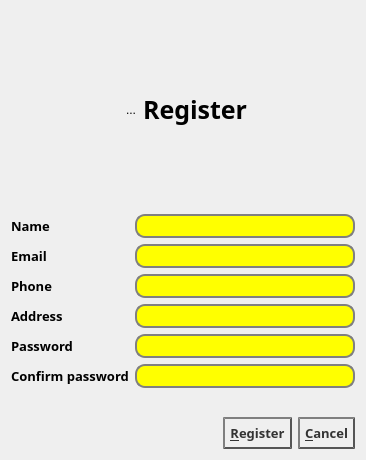
<?xml version="1.0" encoding="UTF-8"?>
<ui version="4.0">
 <class>MainWindow</class>
 <widget class="QWidget" name="MainWindow">
  <property name="geometry">
   <rect>
    <x>0</x>
    <y>0</y>
    <width>366</width>
    <height>460</height>
   </rect>
  </property>
  <property name="windowTitle">
   <string>Registration Form</string>
  </property>
  <layout class="QVBoxLayout" name="verticalLayout">
   <item>
    <layout class="QHBoxLayout" name="horizontalLayout_2">
     <property name="spacing">
      <number>0</number>
     </property>
     <item>
      <spacer name="horizontalSpacer_2">
       <property name="orientation">
        <enum>Qt::Horizontal</enum>
       </property>
       <property name="sizeHint" stdset="0">
        <size>
         <width>40</width>
         <height>20</height>
        </size>
       </property>
      </spacer>
     </item>
     <item>
      <widget class="QToolButton" name="toolButton">
       <property name="autoFillBackground">
        <bool>false</bool>
       </property>
       <property name="text">
        <string>...</string>
       </property>
       <property name="icon">
        <iconset resource="resources.qrc">
         <normaloff>:/pix/images/icons/16/login.png</normaloff>:/pix/images/icons/16/login.png</iconset>
       </property>
       <property name="iconSize">
        <size>
         <width>80</width>
         <height>80</height>
        </size>
       </property>
       <property name="popupMode">
        <enum>QToolButton::InstantPopup</enum>
       </property>
       <property name="autoRaise">
        <bool>true</bool>
       </property>
      </widget>
     </item>
     <item>
      <widget class="QLabel" name="label_7">
       <property name="sizePolicy">
        <sizepolicy hsizetype="Minimum" vsizetype="Minimum">
         <horstretch>0</horstretch>
         <verstretch>0</verstretch>
        </sizepolicy>
       </property>
       <property name="font">
        <font>
         <family>Segoe Print</family>
         <pointsize>19</pointsize>
         <bold>true</bold>
        </font>
       </property>
       <property name="text">
        <string>Register</string>
       </property>
      </widget>
     </item>
     <item>
      <spacer name="horizontalSpacer_3">
       <property name="orientation">
        <enum>Qt::Horizontal</enum>
       </property>
       <property name="sizeHint" stdset="0">
        <size>
         <width>40</width>
         <height>20</height>
        </size>
       </property>
      </spacer>
     </item>
    </layout>
   </item>
   <item>
    <layout class="QFormLayout" name="formLayout">
     <item row="0" column="0">
      <widget class="QLabel" name="label">
       <property name="font">
        <font>
         <family>Segoe Print</family>
         <pointsize>10</pointsize>
         <bold>true</bold>
        </font>
       </property>
       <property name="text">
        <string>Name</string>
       </property>
      </widget>
     </item>
     <item row="0" column="1">
      <widget class="QLineEdit" name="lineEdit">
       <property name="font">
        <font>
         <family>Segoe Print</family>
         <pointsize>10</pointsize>
         <bold>true</bold>
        </font>
       </property>
       <property name="styleSheet">
        <string notr="true">QLineEdit {
    border: 2px solid gray;
    border-radius: 10px;
    padding: 0 8px;
    background: yellow;
    selection-background-color: darkgray;
}</string>
       </property>
      </widget>
     </item>
     <item row="1" column="0">
      <widget class="QLabel" name="label_2">
       <property name="font">
        <font>
         <family>Segoe Print</family>
         <pointsize>10</pointsize>
         <bold>true</bold>
        </font>
       </property>
       <property name="text">
        <string>Email</string>
       </property>
      </widget>
     </item>
     <item row="1" column="1">
      <widget class="QLineEdit" name="lineEdit_2">
       <property name="font">
        <font>
         <family>Segoe Print</family>
         <pointsize>10</pointsize>
         <bold>true</bold>
        </font>
       </property>
       <property name="styleSheet">
        <string notr="true">QLineEdit {
    border: 2px solid gray;
    border-radius: 10px;
    padding: 0 8px;
    background: yellow;
    selection-background-color: darkgray;
}</string>
       </property>
      </widget>
     </item>
     <item row="2" column="0">
      <widget class="QLabel" name="label_3">
       <property name="font">
        <font>
         <family>Segoe Print</family>
         <pointsize>10</pointsize>
         <bold>true</bold>
        </font>
       </property>
       <property name="text">
        <string>Phone</string>
       </property>
      </widget>
     </item>
     <item row="2" column="1">
      <widget class="QLineEdit" name="lineEdit_3">
       <property name="font">
        <font>
         <family>Segoe Print</family>
         <pointsize>10</pointsize>
         <bold>true</bold>
        </font>
       </property>
       <property name="styleSheet">
        <string notr="true">QLineEdit {
    border: 2px solid gray;
    border-radius: 10px;
    padding: 0 8px;
    background: yellow;
    selection-background-color: darkgray;
}</string>
       </property>
      </widget>
     </item>
     <item row="3" column="0">
      <widget class="QLabel" name="label_4">
       <property name="font">
        <font>
         <family>Segoe Print</family>
         <pointsize>10</pointsize>
         <bold>true</bold>
        </font>
       </property>
       <property name="text">
        <string>Address</string>
       </property>
      </widget>
     </item>
     <item row="3" column="1">
      <widget class="QLineEdit" name="lineEdit_4">
       <property name="font">
        <font>
         <family>Segoe Print</family>
         <pointsize>10</pointsize>
         <bold>true</bold>
        </font>
       </property>
       <property name="styleSheet">
        <string notr="true">QLineEdit {
    border: 2px solid gray;
    border-radius: 10px;
    padding: 0 8px;
    background: yellow;
    selection-background-color: darkgray;
}</string>
       </property>
      </widget>
     </item>
     <item row="4" column="0">
      <widget class="QLabel" name="label_5">
       <property name="font">
        <font>
         <family>Segoe Print</family>
         <pointsize>10</pointsize>
         <bold>true</bold>
        </font>
       </property>
       <property name="text">
        <string>Password</string>
       </property>
      </widget>
     </item>
     <item row="4" column="1">
      <widget class="QLineEdit" name="lineEdit_5">
       <property name="font">
        <font>
         <family>Segoe Print</family>
         <pointsize>10</pointsize>
         <bold>true</bold>
        </font>
       </property>
       <property name="styleSheet">
        <string notr="true">QLineEdit {
    border: 2px solid gray;
    border-radius: 10px;
    padding: 0 8px;
    background: yellow;
    selection-background-color: darkgray;
}</string>
       </property>
       <property name="echoMode">
        <enum>QLineEdit::Password</enum>
       </property>
      </widget>
     </item>
     <item row="5" column="0">
      <widget class="QLabel" name="label_6">
       <property name="font">
        <font>
         <family>Segoe Print</family>
         <pointsize>10</pointsize>
         <bold>true</bold>
        </font>
       </property>
       <property name="text">
        <string>Confirm password</string>
       </property>
      </widget>
     </item>
     <item row="5" column="1">
      <widget class="QLineEdit" name="lineEdit_6">
       <property name="font">
        <font>
         <family>Segoe Print</family>
         <pointsize>10</pointsize>
         <bold>true</bold>
        </font>
       </property>
       <property name="styleSheet">
        <string notr="true">QLineEdit {
    border: 2px solid gray;
    border-radius: 10px;
    padding: 0 8px;
    background: yellow;
    selection-background-color: darkgray;
}</string>
       </property>
       <property name="echoMode">
        <enum>QLineEdit::Password</enum>
       </property>
      </widget>
     </item>
    </layout>
   </item>
   <item>
    <layout class="QHBoxLayout" name="horizontalLayout">
     <item>
      <spacer name="horizontalSpacer">
       <property name="orientation">
        <enum>Qt::Horizontal</enum>
       </property>
       <property name="sizeHint" stdset="0">
        <size>
         <width>40</width>
         <height>20</height>
        </size>
       </property>
      </spacer>
     </item>
     <item>
      <widget class="QPushButton" name="pushButton_2">
       <property name="font">
        <font>
         <family>Segoe Print</family>
         <pointsize>10</pointsize>
         <bold>true</bold>
        </font>
       </property>
       <property name="styleSheet">
        <string notr="true">QPushButton {
color: #333;
border: 2px solid #555;
border-radius: 20px;
border-style: outset;
background: qradialgradient(
cx: 0.3, cy: -0.4, fx: 0.3, fy: -0.4,
radius: 1.35, stop: 0 #fff, stop: 1 #888
);
padding: 5px;
}</string>
       </property>
       <property name="text">
        <string>&amp;Register</string>
       </property>
      </widget>
     </item>
     <item>
      <widget class="QPushButton" name="pushButton">
       <property name="font">
        <font>
         <family>Segoe Print</family>
         <pointsize>10</pointsize>
         <bold>true</bold>
        </font>
       </property>
       <property name="styleSheet">
        <string notr="true">QPushButton {
color: #333;
border: 2px solid #555;
border-radius: 20px;
border-style: outset;
background: qradialgradient(
cx: 0.3, cy: -0.4, fx: 0.3, fy: -0.4,
radius: 1.35, stop: 0 #fff, stop: 1 #888
);
padding: 5px;
}</string>
       </property>
       <property name="text">
        <string>&amp;Cancel</string>
       </property>
      </widget>
     </item>
    </layout>
   </item>
  </layout>
 </widget>
 <resources>
  <include location="resources.qrc"/>
 </resources>
 <connections/>
</ui>
